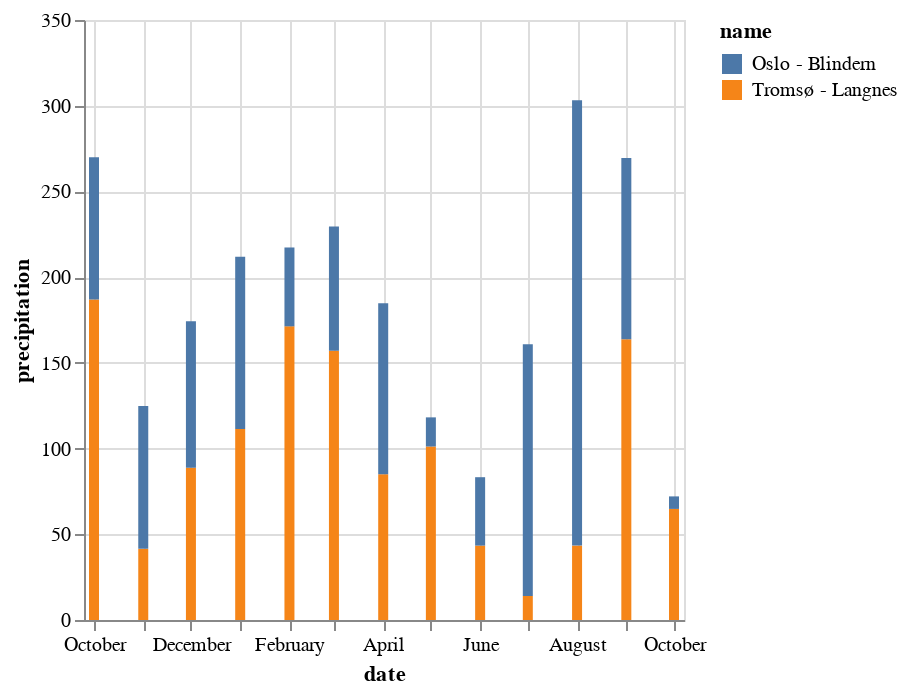

Notebook source saved alongside this figure:
### Code cell
alt.Chart(data).mark_bar().encode(
    x="date",
    y="precipitation",
    color="name",
)

### Figure 1 — Vega-Lite specification as saved in the notebook (floating-point values rounded to 4 significant figures)
{"config": {"view": {"continuousWidth": 300, "continuousHeight": 300}}, "data": {"name": "data-70355064500425ffef713a710c36d088"}, "mark": {"type": "bar"}, "encoding": {"color": {"field": "name", "type": "nominal"}, "x": {"field": "date", "type": "temporal"}, "y": {"field": "precipitation", "type": "quantitative"}}, "$schema": "https://vega.github.io/schema/vega-lite/v5.15.1.json", "datasets": {"data-70355064500425ffef713a710c36d088": [{"name": "Tromsø - Langnes", "station": "SN90490", "date": "2022-10-01T00:00:00", "max temperature": 10.7, "precipitation": 187.0, "min temperature": -4.2}, {"name": "Tromsø - Langnes", "station": "SN90490", "date": "2022-11-01T00:00:00", "max temperature": 8.5, "precipitation": 41.5, "min temperature": -7.0}, {"name": "Tromsø - Langnes", "station": "SN90490", "date": "2022-12-01T00:00:00", "max temperature": 5.6, "precipitation": 88.8, "min temperature": -11.7}, {"name": "Tromsø - Langnes", "station": "SN90490", "date": "2023-01-01T00:00:00", "max temperature": 7.7, "precipitation": 111.4, "min temperature": -13.9}, {"name": "Tromsø - Langnes", "station": "SN90490", "date": "2023-02-01T00:00:00", "max temperature": 6.6, "precipitation": 171.3, "min temperature": -10.7}, {"name": "Tromsø - Langnes", "station": "SN90490", "date": "2023-03-01T00:00:00", "max temperature": 4.5, "precipitation": 157.0, "min temperature": -15.1}, {"name": "Tromsø - Langnes", "station": "SN90490", "date": "2023-04-01T00:00:00", "max temperature": 9.8, "precipitation": 85.0, "min temperature": -7.1}, {"name": "Tromsø - Langnes", "station": "SN90490", "date": "2023-05-01T00:00:00", "max temperature": 17.7, "precipitation": 101.2, "min temperature": -4.6}, {"name": "Tromsø - Langnes", "station": "SN90490", "date": "2023-06-01T00:00:00", "max temperature": 25.4, "precipitation": 43.4, "min temperature": -0.4}, {"name": "Tromsø - Langnes", "station": "SN90490", "date": "2023-07-01T00:00:00", "max temperature": 26.7, "precipitation": 14.0, "min temperature": 6.0}, {"name": "Tromsø - Langnes", "station": "SN90490", "date": "2023-08-01T00:00:00", "max temperature": 25.1, "precipitation": 43.4, "min temperature": 5.4}, {"name": "Tromsø - Langnes", "station": "SN90490", "date": "2023-09-01T00:00:00", "max temperature": 19.3, "precipitation": 163.7, "min temperature": 0.3}, {"name": "Tromsø - Langnes", "station": "SN90490", "date": "2023-10-01T00:00:00", "max temperature": 9.8, "precipitation": 64.8, "min temperature": -0.6}, {"name": "Oslo - Blindern", "station": "SN18700", "date": "2022-10-01T00:00:00", "max temperature": 17.1, "precipitation": 82.9, "min temperature": -0.4}, {"name": "Oslo - Blindern", "station": "SN18700", "date": "2022-11-01T00:00:00", "max temperature": 15.1, "precipitation": 83.4, "min temperature": -2.1}, {"name": "Oslo - Blindern", "station": "SN18700", "date": "2022-12-01T00:00:00", "max temperature": 6.5, "precipitation": 85.5, "min temperature": -14.6}, {"name": "Oslo - Blindern", "station": "SN18700", "date": "2023-01-01T00:00:00", "max temperature": 7.2, "precipitation": 100.5, "min temperature": -13.4}, {"name": "Oslo - Blindern", "station": "SN18700", "date": "2023-02-01T00:00:00", "max temperature": 10.2, "precipitation": 46.0, "min temperature": -9.4}, {"name": "Oslo - Blindern", "station": "SN18700", "date": "2023-03-01T00:00:00", "max temperature": 9.8, "precipitation": 72.6, "min temperature": -12.6}, {"name": "Oslo - Blindern", "station": "SN18700", "date": "2023-04-01T00:00:00", "max temperature": 19.8, "precipitation": 99.7, "min temperature": -4.7}, {"name": "Oslo - Blindern", "station": "SN18700", "date": "2023-05-01T00:00:00", "max temperature": 24.2, "precipitation": 17.0, "min temperature": -0.8}, {"name": "Oslo - Blindern", "station": "SN18700", "date": "2023-06-01T00:00:00", "max temperature": 31.8, "precipitation": 39.9, "min temperature": 4.6}, {"name": "Oslo - Blindern", "station": "SN18700", "date": "2023-07-01T00:00:00", "max temperature": 28.4, "precipitation": 146.9, "min temperature": 8.6}, {"name": "Oslo - Blindern", "station": "SN18700", "date": "2023-08-01T00:00:00", "max temperature": 24.5, "precipitation": 259.8, "min temperature": 9.8}, {"name": "Oslo - Blindern", "station": "SN18700", "date": "2023-09-01T00:00:00", "max temperature": 25.1, "precipitation": 105.8, "min temperature": 5.3}, {"name": "Oslo - Blindern", "station": "SN18700", "date": "2023-10-01T00:00:00", "max temperature": 17.1, "precipitation": 7.3, "min temperature": -0.7}]}}
